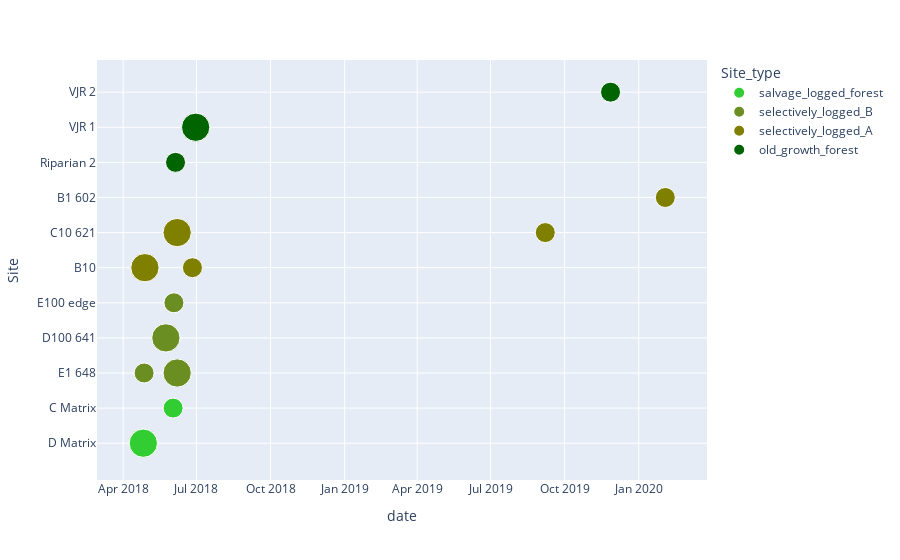

Notebook cell for this chart:
### Code cell
import plotly.express as px

# pio.renderers.default = "jupyterlab"
pio.renderers.default = "plotly_mimetype"

color_discrete_map = {'old_growth_forest': 'DarkGreen', 
                      'selectively_logged_A': 'Olive',
                      'selectively_logged_B': 'OliveDrab', 
                      'salvage_logged_forest': 'LimeGreen',
                     }
px.scatter(df, y="Site", x="date", size = 'count', color="Site_type", color_discrete_map = color_discrete_map, opacity = 1)

### Figure 1 — Plotly figure (JSON) as saved in the notebook; plotly's stock layout.template omitted (floating-point values rounded to 4 significant figures)
{"data": [{"hovertemplate": "Site_type=salvage_logged_forest<br>date=%{x}<br>Site=%{y}<br>count=%{marker.size}<extra></extra>", "legendgroup": "salvage_logged_forest", "marker": {"color": "LimeGreen", "opacity": 1, "size": [2, 2, 1], "sizemode": "area", "sizeref": 0.005, "symbol": "circle"}, "mode": "markers", "name": "salvage_logged_forest", "orientation": "v", "showlegend": true, "type": "scatter", "x": ["2018-4-26", "2018-4-26", "2018-6-2"], "xaxis": "x", "y": ["D Matrix", "D Matrix", "C Matrix"], "yaxis": "y"}, {"hovertemplate": "Site_type=selectively_logged_B<br>date=%{x}<br>Site=%{y}<br>count=%{marker.size}<extra></extra>", "legendgroup": "selectively_logged_B", "marker": {"color": "OliveDrab", "opacity": 1, "size": [1, 2, 2, 1, 2], "sizemode": "area", "sizeref": 0.005, "symbol": "circle"}, "mode": "markers", "name": "selectively_logged_B", "orientation": "v", "showlegend": true, "type": "scatter", "x": ["2018-4-27", "2018-5-24", "2018-5-24", "2018-6-3", "2018-6-7"], "xaxis": "x", "y": ["E1 648", "D100 641", "D100 641", "E100 edge", "E1 648"], "yaxis": "y"}, {"hovertemplate": "Site_type=selectively_logged_A<br>date=%{x}<br>Site=%{y}<br>count=%{marker.size}<extra></extra>", "legendgroup": "selectively_logged_A", "marker": {"color": "Olive", "opacity": 1, "size": [2, 2, 2, 1, 1, 1], "sizemode": "area", "sizeref": 0.005, "symbol": "circle"}, "mode": "markers", "name": "selectively_logged_A", "orientation": "v", "showlegend": true, "type": "scatter", "x": ["2018-4-28", "2018-4-28", "2018-6-7", "2018-6-26", "2019-9-7", "2020-2-3"], "xaxis": "x", "y": ["B10", "B10", "C10 621", "B10", "C10 621", "B1 602"], "yaxis": "y"}, {"hovertemplate": "Site_type=old_growth_forest<br>date=%{x}<br>Site=%{y}<br>count=%{marker.size}<extra></extra>", "legendgroup": "old_growth_forest", "marker": {"color": "DarkGreen", "opacity": 1, "size": [1, 2, 2, 1], "sizemode": "area", "sizeref": 0.005, "symbol": "circle"}, "mode": "markers", "name": "old_growth_forest", "orientation": "v", "showlegend": true, "type": "scatter", "x": ["2018-6-5", "2018-6-30", "2018-6-30", "2019-11-27"], "xaxis": "x", "y": ["Riparian 2", "VJR 1", "VJR 1", "VJR 2"], "yaxis": "y"}], "layout": {"autosize": true, "legend": {"itemsizing": "constant", "title": {"text": "Site_type"}, "tracegroupgap": 0}, "margin": {"t": 60}, "xaxis": {"anchor": "y", "autorange": true, "domain": [0, 1], "range": ["2018-03-04 13:53:25.249", "2020-03-22 00:40:36.4227"], "title": {"text": "date"}, "type": "date"}, "yaxis": {"anchor": "x", "autorange": true, "domain": [0, 1], "range": [-1.568, 11.3], "title": {"text": "Site"}, "type": "category"}}}
